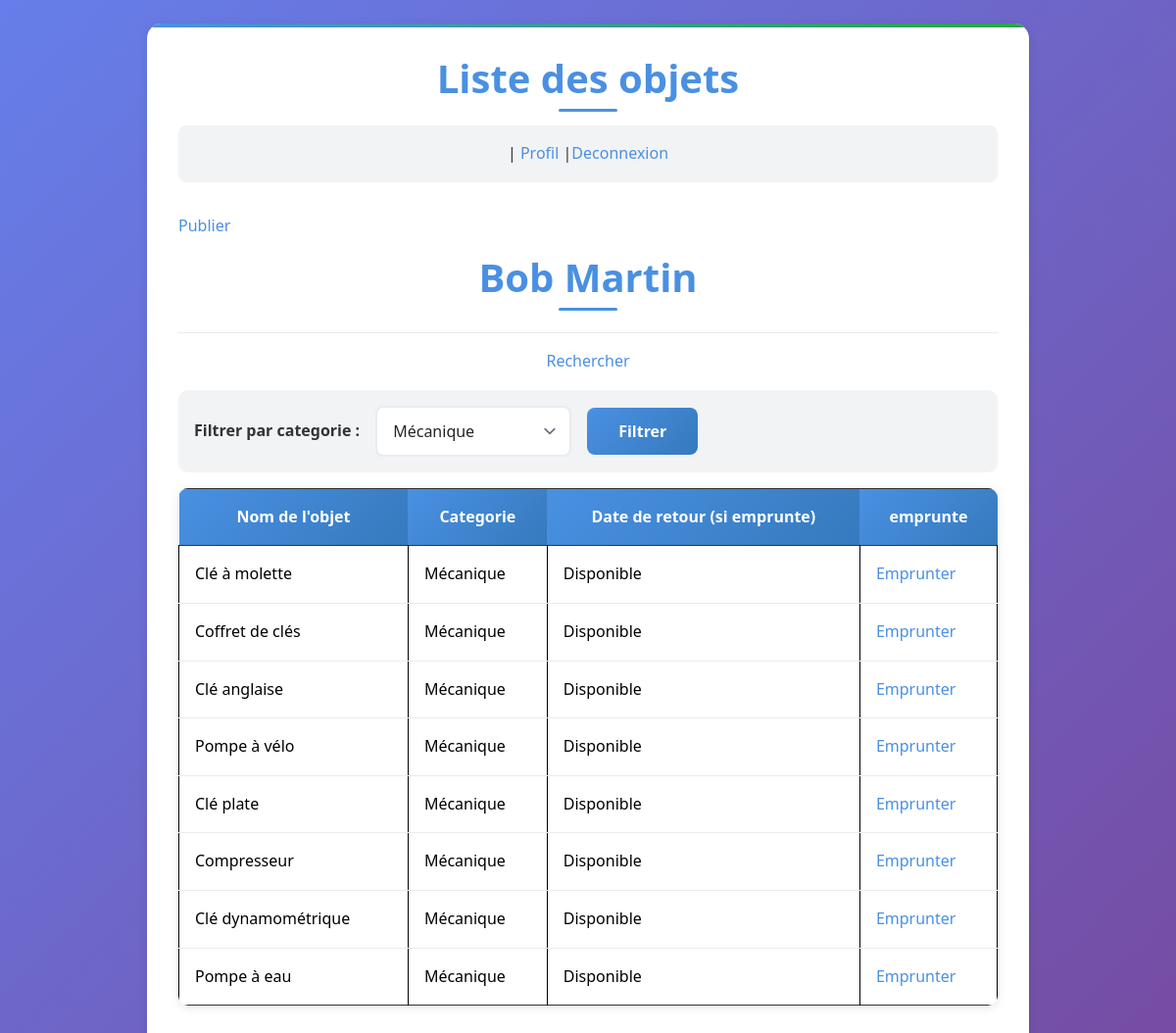
The app's page /pages/objects.php?category=3 (signed in) with its own data.
### tables this page shows
CREATE TABLE objet (
    id_objet INT AUTO_INCREMENT PRIMARY KEY,
    nom_objet VARCHAR(100) NOT NULL,
    id_categorie INT NOT NULL,
    id_membre INT NOT NULL,
    FOREIGN KEY (id_categorie) REFERENCES categorie_objet(id_categorie),
    FOREIGN KEY (id_membre) REFERENCES membre(id_membre)
);

CREATE TABLE categorie_objet (
    id_categorie INT AUTO_INCREMENT PRIMARY KEY,
    nom_categorie VARCHAR(100) NOT NULL
);

### inc/connexion.php (called while the page is built)
<?php
function dbconnect()
{
    $bdd = mysqli_connect('localhost', 'root', '', 'emprunt_objets');
    if ($bdd) {
        return $bdd;
    } else {
        die('Erreur de connexion à la base de données : ' . mysqli_connect_error());
    }
}
?>

### inc/fonction.php (called while the page is built, shortened)
<?php
require_once __DIR__ . '/connexion.php';
function getCategories()
{
    $query = "SELECT * FROM categorie_objet";
    $result = mysqli_query(dbconnect(), $query);
    $categories = [];
    while ($row = mysqli_fetch_assoc($result)) {
        $categories[] = $row;
    }
    return $categories;
}
function getObjects( $filter_category = '')
{
    if ($filter_category) {
        $filter_category = mysqli_real_escape_string(dbconnect(), $filter_category);
        $query = "
            SELECT o.*, c.nom_categorie, e.date_retour
            FROM objet o
            JOIN categorie_objet c ON o.id_categorie = c.id_categorie
            LEFT JOIN emprunt e ON o.id_objet = e.id_objet AND e.date_retour IS NULL
            WHERE c.id_categorie = '$filter_category'
        ";
        $result = mysqli_query(dbconnect(), $query);
    }
    $objects = [];
    while ($row = mysqli_fetch_assoc($result)) {
        $objects[] = $row;
    }
    return $objects;
}
?>

### pages/objects.php (the view, shortened to what this page needs)
<?php
require_once __DIR__ . '/../inc/fonction.php';
$categories = getCategories();
$filter_category = $_GET['category'] ?? '';
$objects = getObjects( $filter_category);
?>
<!DOCTYPE html>
<html lang="fr">
<head>
    <link rel="stylesheet" href="../asset/bootstrap/css/bootstrap.min.css" />
    <link rel="stylesheet" href="../asset/css/style.css">
</head>
<body>
    <div class="container mt-4">
        <h1>Liste des objets</h1>
        <p>| <a href="profil.php" >Profil</a> |<a href="index.php">Deconnexion</a></p>
        <p><a href="new_objet.php">Publier</a></p>
        <h1><?= htmlspecialchars($_SESSION['user_name']) ?> </h1>
        <p><a href="recherche.php"> Rechercher </a></p>
        <form method="get" class="form-inline mb-3">
            <label for="category" class="mr-2">Filtrer par categorie :</label>
            <select name="category" id="category" class="form-control mr-2">
                <?php foreach ($categories as $cat): ?>
                    <option value="<?= $cat['id_categorie'] ?>" <?= ($filter_category == $cat['id_categorie']) ? 'selected' : '' ?>>
                        <?= htmlspecialchars($cat['nom_categorie']) ?>
                    </option>
                <?php endforeach; ?>
            </select>
            <button type="submit" class="btn btn-primary">Filtrer</button>
        </form>
        <table class="table table-bordered">
            <thead>
                <tr>
                    <th>Nom de l'objet</th>
                    <th>Categorie</th>
                    <th>Date de retour (si emprunte)</th>
                    <th>emprunte</th>
                </tr>
            </thead>
            <tbody>
                <?php foreach ($objects as $obj): ?>
                    <tr>
                        <td><?= htmlspecialchars($obj['nom_objet']) ?></td>
                        <td><?= htmlspecialchars($obj['nom_categorie']) ?></td>
                        <td><?= $obj['date_retour'] ? ("Disponible le :"+ htmlspecialchars($obj['date_retour']) ): 'Disponible' ?></td>
                        <td><a href="traitement_emprunt.php?id_obj=<?=$obj['id_objet']?>">Emprunter</a></td>
                    </tr>
                <?php endforeach; ?>
            </tbody>
        </table>
    </div>
</body>
</html>

### asset/css/style.css (style rules this page uses)
:root { --primary-color: #4a90e2; --primary-hover: #357abd; --secondary-color: #f8f9fa; --success-color: #28a745; --success-hover: #218838; --danger-color: #dc3545; --text-color: #333; --light-gray: #f1f3f4; --border-color: #e9ecef; --shadow: 0 2px 10px rgba(0, 0, 0, 0.1); --shadow-hover: 0 4px 20px rgba(0, 0, 0, 0.15); }
* { margin: 0; padding: 0; box-sizing: border-box; }
body { font-family: 'Segoe UI', Tahoma, Geneva, Verdana, sans-serif; background: linear-gradient(135deg, #667eea 0%, #764ba2 100%); min-height: 100vh; color: var(--text-color); line-height: 1.6; }
.container { background: white; border-radius: 15px; box-shadow: var(--shadow); padding: 2rem; margin: 2rem auto; max-width: 900px; position: relative; overflow: hidden; }
.container::before { content: ''; position: absolute; top: 0; left: 0; right: 0; height: 4px; background: linear-gradient(90deg, var(--primary-color), var(--success-color)); }
h1 { color: var(--primary-color); font-size: 2.5rem; font-weight: 700; margin-bottom: 1.5rem; text-align: center; position: relative; }
h1::after { content: ''; position: absolute; bottom: -10px; left: 50%; transform: translateX(-50%); width: 60px; height: 3px; background: var(--primary-color); border-radius: 2px; }
.form-control { border: 2px solid var(--border-color); border-radius: 8px; padding: 0.75rem 1rem; font-size: 1rem; transition: all 0.3s ease; width: 100%; }
.btn { border: none; border-radius: 8px; padding: 0.75rem 2rem; font-size: 1rem; font-weight: 600; cursor: pointer; transition: all 0.3s ease; text-decoration: none; display: inline-block; text-align: center; position: relative; overflow: hidden; }
.btn::before { content: ''; position: absolute; top: 0; left: -100%; width: 100%; height: 100%; background: linear-gradient(90deg, transparent, rgba(255, 255, 255, 0.2), transparent); transition: left 0.5s; }
.btn-primary { background: linear-gradient(135deg, var(--primary-color), var(--primary-hover)); color: white; }
a { color: var(--primary-color); text-decoration: none; font-weight: 500; transition: color 0.3s ease; }
.form-inline { display: flex; align-items: center; gap: 1rem; background: var(--light-gray); padding: 1rem; border-radius: 10px; margin-bottom: 2rem; }
.form-inline label { font-weight: 600; white-space: nowrap; }
.form-inline .form-control { flex: 1; max-width: 200px; }
.form-inline .btn { white-space: nowrap; }
.table { background: white; border-radius: 10px; overflow: hidden; box-shadow: var(--shadow); border: none; }
.table thead th { background: linear-gradient(135deg, var(--primary-color), var(--primary-hover)); color: white; font-weight: 600; border: none; padding: 1rem; text-align: center; }
.table tbody td { padding: 1rem; border-bottom: 1px solid var(--border-color); vertical-align: middle; }
.table tbody tr:last-child td { border-bottom: none; }
.container p:first-of-type { background: var(--light-gray); padding: 1rem; border-radius: 8px; margin-bottom: 2rem; text-align: center; font-weight: 500; }
.container { animation: fadeIn 0.6s ease-out; }
select.form-control { background-position: right 0.5rem center; background-repeat: no-repeat; background-size: 1.5em 1.5em; padding-right: 2.5rem; }
.table tbody td:last-child { font-weight: 600; }
.container p:last-of-type { text-align: center; margin-top: 2rem; padding-top: 1rem; border-top: 1px solid var(--border-color); }

### records on screen
objet: nom_objet "Clé à molette", id_categorie.nom_categorie "Mécanique"
objet: nom_objet "Coffret de clés", id_categorie.nom_categorie "Mécanique"
objet: nom_objet "Clé anglaise", id_categorie.nom_categorie "Mécanique"
objet: nom_objet "Pompe à vélo", id_categorie.nom_categorie "Mécanique"
objet: nom_objet "Clé plate", id_categorie.nom_categorie "Mécanique"
objet: nom_objet "Compresseur", id_categorie.nom_categorie "Mécanique"
objet: nom_objet "Clé dynamométrique", id_categorie.nom_categorie "Mécanique"
objet: nom_objet "Pompe à eau", id_categorie.nom_categorie "Mécanique"

### other values on screen
$_SESSION['user_name'] "Bob Martin"
form field category "Mécanique"
